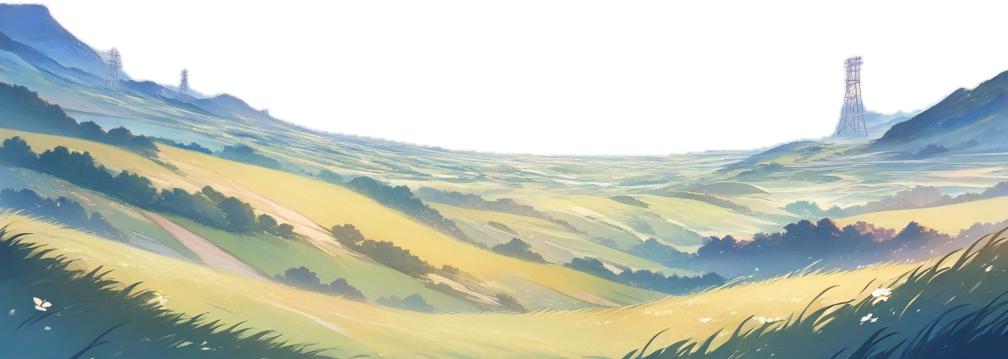
#> input picture saga-assets/web2d/bg2d/story_field_meadow/far.webp, 2016 x 718 px (shown at 1/2 size)
$ python -i split_bg_layers.py   (imports and definitions only)
#> lines starting #> are read from the running program, lines starting #| are printed output that depends on the picture
"""K-0015 단계 5 — 배경 한 장을 좌우 스크롤용 3층(far·mid·near)으로 나눈다.

py tools/ai-art/split_bg_layers.py <그림.png|폴더> [출력폴더]
 far  = 그림 전체(가장 느리게)           mid  = 아래 40%, 위쪽 가장자리가 투명하게 번짐(중간 속도)
 near = 아래 14%, 위쪽이 번지고 살짝 어둡게(가장 빠르게, 캐릭터 발 앞에 그린다)
 셋 다 좌우로 이어 붙을 수 있게 원본 + 좌우 뒤집은 사본 = 가로 2배(왕복 반복). WebP, 960x540 기준.
 layers.json: 층별 y·높이·속도 비율(far 0.2 · mid 0.5 · near 1.0)
산출은 tools/ai-art/_out/bg_layers/<이름>/ (git 밖).
"""
import json
import os
import sys

from PIL import Image, ImageOps

W, H = 960, 540
SPEC = {'far': dict(y=0, h=540, feather=0, dark=1.0, speed=0.2),
        'mid': dict(y=324, h=216, feather=0.30, dark=1.0, speed=0.5),
        'near': dict(y=464, h=76, feather=0.45, dark=0.82, speed=1.0)}


def layer(img, spec):
    crop = img.crop((0, spec['y'], W, spec['y'] + spec['h'])).convert('RGBA')
    if spec['dark'] != 1.0:
        r, g, b, a = crop.split()
        rgb = Image.merge('RGB', (r, g, b)).point(lambda v: int(v * spec['dark']))
        crop = Image.merge('RGBA', (*rgb.split(), a))
    if spec['feather']:
        n = max(2, int(spec['h'] * spec['feather']))
        a = crop.getchannel('A')
        px = a.load()
        for y in range(n):
            k = int(255 * y / n)
            for x in range(W):
                px[x, y] = min(px[x, y], k)
        crop.putalpha(a)
    wide = Image.new('RGBA', (W * 2, spec['h']), (0, 0, 0, 0))
    wide.paste(crop, (0, 0))
    wide.paste(ImageOps.mirror(crop), (W, 0))        # 이음매 없이 왕복
    return wide


def split(path, outdir):
#> called with outdir = 'out.png'
    img = Image.open(path).convert('RGB').resize((W, H))
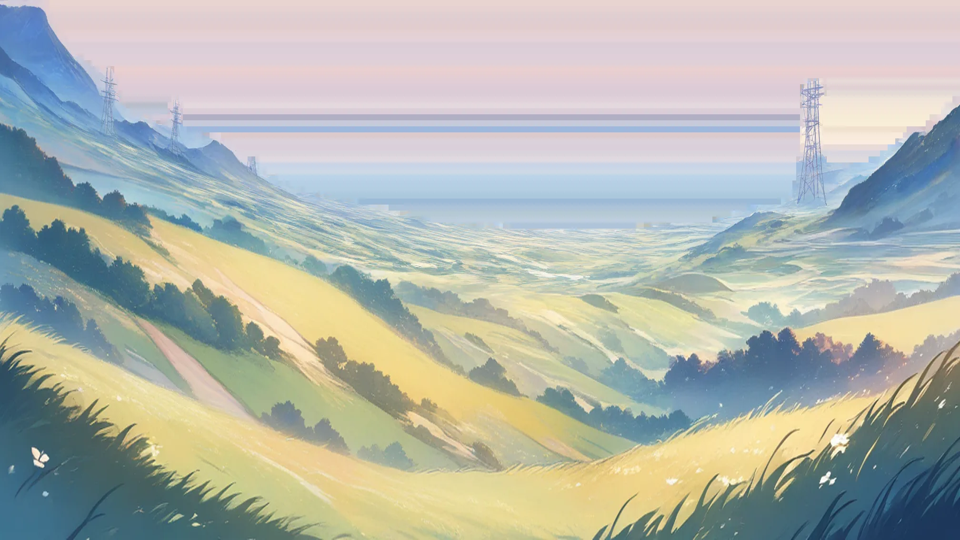
#> img: PIL image 960x540 RGB; mean R, G, B 177.3, 181.7, 173.6
    os.makedirs(outdir, exist_ok=True)
    meta = {}
    for name, spec in SPEC.items():
        wide = layer(img, spec)
#> in layer, `wide = Image.new('RGBA', (W * 2, spec['h']), (0, 0, 0, 0))`: wide: PIL image 1920x540 RGBA; every value is 0
#> in layer, `wide.paste(crop, (0, 0))`:
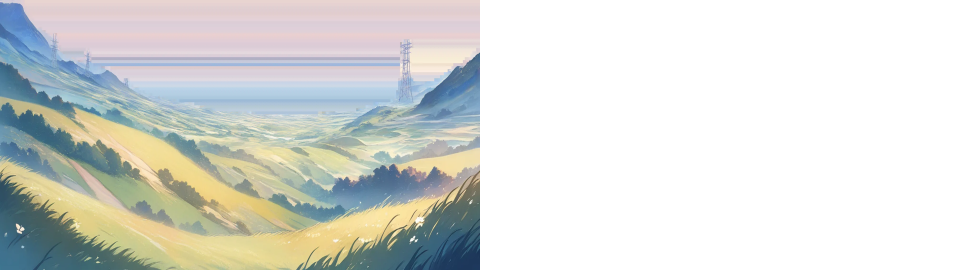
#> wide: PIL image 1920x540 RGBA (shown at 1/2 size); mean R, G, B, A 88.6, 90.8, 86.8, 127.5; transparent parts drawn white
#> in layer, `wide.paste(ImageOps.mirror(crop), (W, 0))`:
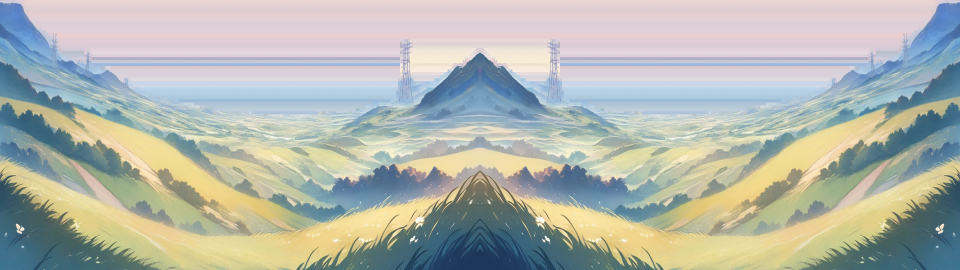
#> wide: PIL image 1920x540 RGBA (shown at 1/2 size); mean R, G, B, A 177.3, 181.7, 173.6, 255
        wide.save(os.path.join(outdir, name + '.webp'), 'WEBP', quality=78 if name == 'far' else 82, method=6)
        meta[name] = {'y': spec['y'], 'h': spec['h'], 'speed': spec['speed'], 'w': W * 2}
    json.dump(meta, open(os.path.join(outdir, 'layers.json'), 'w'), indent=1)
    return sum(os.path.getsize(os.path.join(outdir, n + '.webp')) for n in SPEC)


def main():
    src = sys.argv[1]
    out_root = sys.argv[2] if len(sys.argv) > 2 else os.path.join(os.path.dirname(os.path.abspath(__file__)), '_out', 'bg_layers')
    files = [src] if os.path.isfile(src) else sorted(os.path.join(src, f) for f in os.listdir(src) if f.startswith('bg_') and f.endswith('.png'))
    for f in files:
        name = os.path.splitext(os.path.basename(f))[0].replace('bg_', '')
        kb = split(f, os.path.join(out_root, name)) / 1024
        print(f'{name} {kb:.0f}KB')


# [2 lines not run here, left out]

>>> result = split('../../saga-assets/web2d/bg2d/story_field_meadow/far.webp', 'out.png')
